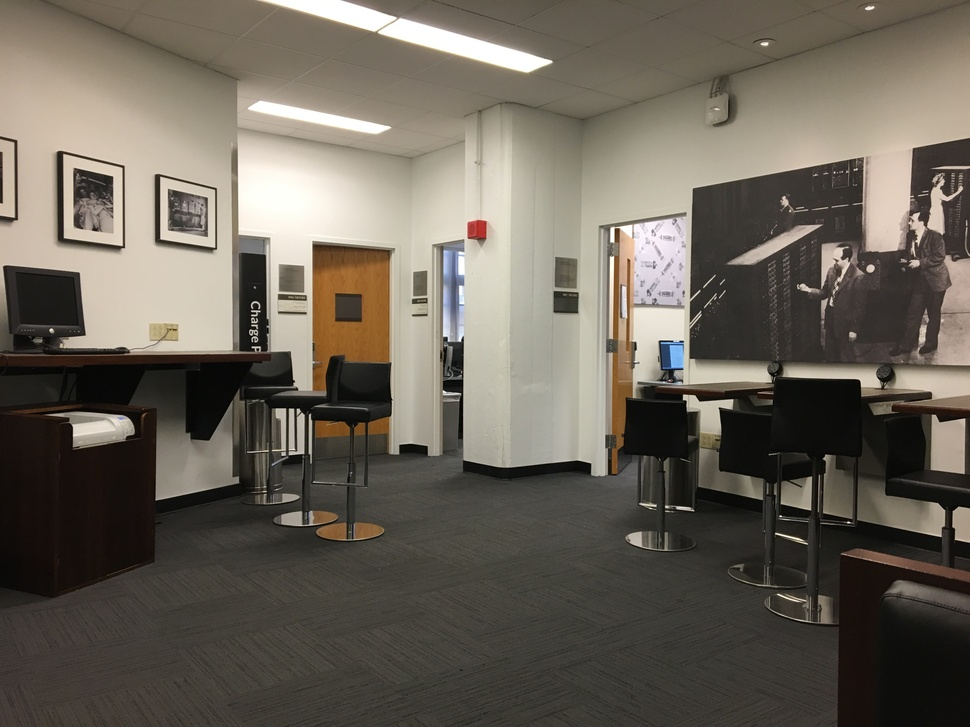
#> input picture automatic_2Dimage_mosaic/source_imgs/im1.jpg, 970 x 727 px, shrunk from 4032 x 3024 before the run
$ python -i findDerivatives.py   (imports and definitions only)
#> lines starting #> are read from the running program, lines starting #| are printed output that depends on the picture
### Canny_edge_detector/Python Version/scr/utils.py
'''
  File name: utils.py
  Author: Haoyuan(Steve) Zhang
  Date created: 9/9/2017
'''

'''
  File clarification:
    Utils file that contributes the project
'''

import numpy as np
from scipy import signal
import matplotlib.pyplot as plt

'''
  Derivatives visualzation function
'''
# [34 lines left out: function visDerivatives, not called in this run]


'''
  Edge detection result visualization function
'''
# [18 lines left out: function visCannyEdge, not called in this run]

'''
  Edge detection visualization compared ground truth and own result
  - Input I_raw: raw image
  - Input I_groundTruth: canny edge detection by built in function
  - Input I_cannyOwn: canny edge detection by own design algorithm
'''
# [18 lines left out: function visForComparison, not called in this run]


'''
  Generate one dimension Gaussian distribution
  - input mu: the mean of pdf
  - input sigma: the standard derivation of pdf
  - input length: the size of pdf
  - output: a row vector represents one dimension Gaussian distribution
'''
def GaussianPDF_1D(mu, sigma, length):
  # create an array
  half_len = length / 2

  if np.remainder(length, 2) == 0:
    ax = np.arange(-half_len, half_len, 1)
  else:
    ax = np.arange(-half_len, half_len + 1, 1)

  ax = ax.reshape([-1, ax.size])
  denominator = sigma * np.sqrt(2 * np.pi)
  nominator = np.exp( -np.square(ax - mu) / (2 * sigma * sigma) )

  return nominator / denominator

'''
  Generate two dimensional Gaussian distribution
  - input mu: the mean of pdf
  - input sigma: the standard derivation of pdf
  - input row: length in row axis
  - input column: length in column axis
  - output: a 2D matrix represents two dimensional Gaussian distribution
'''
# [7 lines left out: function GaussianPDF_2D, not called in this run]

'''
  Convert RGB image to gray one manually
  - Input I_rgb: 3-dimensional rgb image
  - Output I_gray: 2-dimensional grayscale image
'''
# [4 lines left out: function rgb2gray, not called in this run]

'''
  Test the canny edge detection output's format including
  dimension, size and type
  - Input I: raw image
  - Input E: canny edge detection result
'''
# [33 lines left out: function outputTest, not called in this run]

### Canny_edge_detector/Python Version/scr/findDerivatives.py
'''
  File name: findDerivatives.py
  Author: Haoyuan(Steve) Zhang
  Date created: 9/9/2017
'''

'''
  File clarification:
    Compute gradient information of the input grayscale image
    - Input I_gray: M x N matrix as image
    - Output Mag: M x N matrix represents the magnitude of derivatives
    - Output Magx: M x N matrix represents the magnitude of derivatives along x-axis
    - Output Magy: M x N matrix represents the magnitude of derivatives along y-axis
    - Output Ori: M x N matrix represents the orientation of derivatives
'''

import numpy as np
from scipy import signal
import utils

def findDerivatives(I_gray):
  # create a random Gaussian distribution along x and y axis respectfully
  gx = utils.GaussianPDF_1D(0, 1, 11)
  gy = gx.transpose()

  # compute derivatives along x and y axis
  dx = np.array([1, -1]).reshape([-1, 2])
  dy = np.array([[1], [-1]])

  Gx = signal.convolve2d(gx, dx, 'same')
  Gy = signal.convolve2d(gy, dy, 'same')

  # compute the gradient of image along x and y axis
  I_gray.astype(float)
  Gx.astype(float)
  Gy.astype(float)

  # Gaussian smoothing and gradient computation
  Magx = signal.convolve2d(I_gray, Gx, 'same')
  Magy = signal.convolve2d(I_gray, Gy, 'same')

  Mag = np.sqrt( np.square(Magx) + np.square(Magy) )
  Ori = np.arctan2(Magy, Magx)

  return Mag, Magx, Magy, Ori

>>> import cv2
>>> picture = cv2.imread('../../../automatic_2Dimage_mosaic/source_imgs/im1.jpg', cv2.IMREAD_GRAYSCALE)
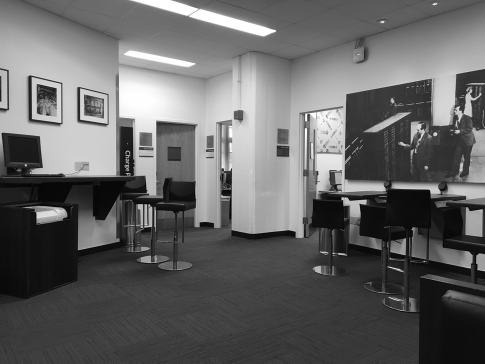
#> picture: shape (727, 970) (shown at 1/2 size); min 0, max 255, mean 100.3
>>> result = findDerivatives(picture)
#> in findDerivatives, `Magx = signal.convolve2d(I_gray, Gx, 'same')`:
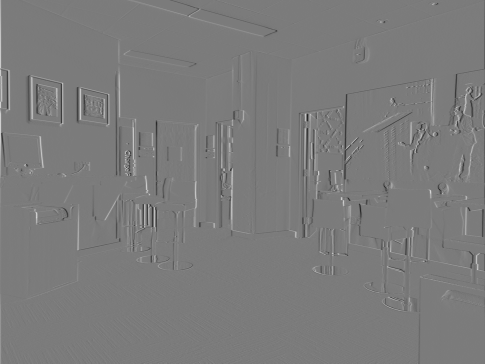
#> Magx: shape (727, 970) float64 (shown at 1/2 size); min -76.79, max 81.46, mean 0; drawn with min black and max white
#> in findDerivatives, `Magy = signal.convolve2d(I_gray, Gy, 'same')`:
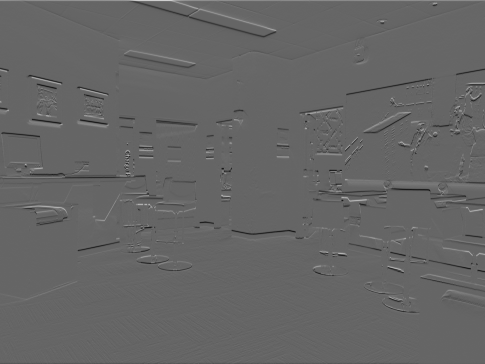
#> Magy: shape (727, 970) float64 (shown at 1/2 size); min -67.56, max 101.7, mean 0; drawn with min black and max white
#> in findDerivatives, `Mag = np.sqrt( np.square(Magx) + np.square(Magy) )`:
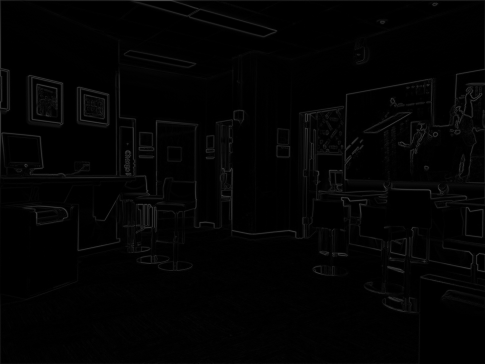
#> Mag: shape (727, 970) float64 (shown at 1/2 size); min 8.93e-06, max 101.7, mean 3.4
#> in findDerivatives, `Ori = np.arctan2(Magy, Magx)`:
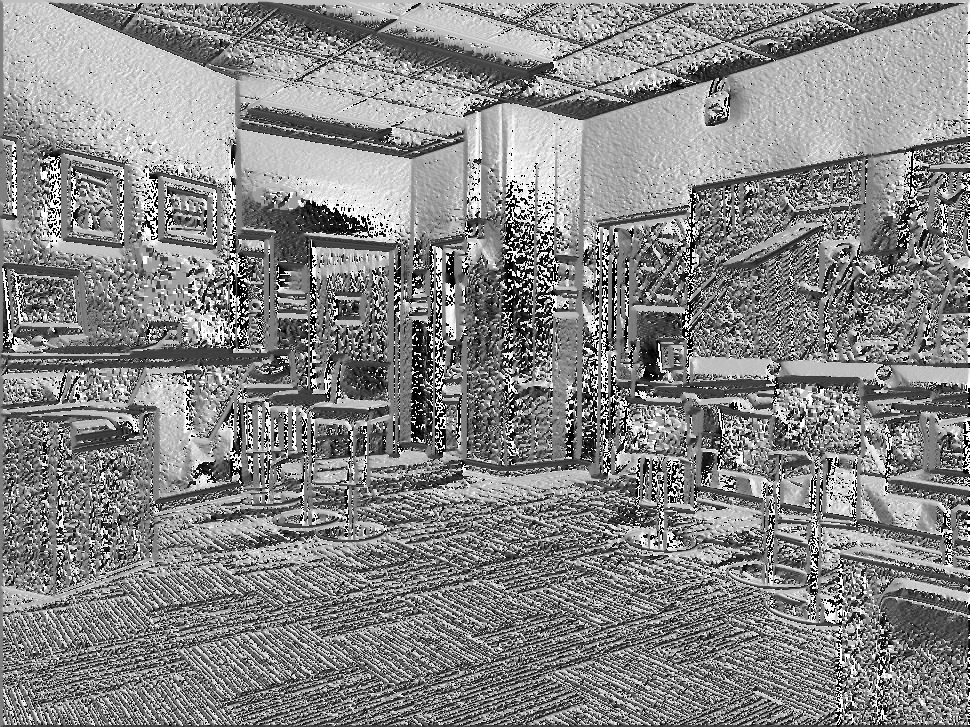
#> Ori: shape (727, 970) float64; min -3.14, max 3.14, mean 0.175; drawn with min black and max white

$ run again, on automatic_2Dimage_mosaic/source_imgs/im3.jpg
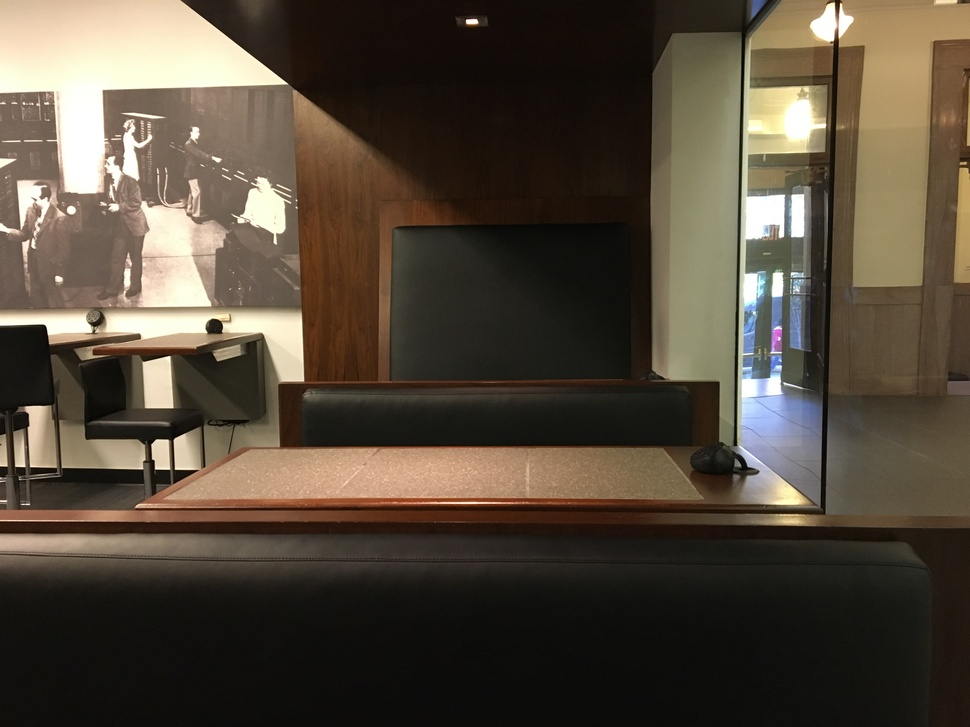
#> input picture automatic_2Dimage_mosaic/source_imgs/im3.jpg, 970 x 727 px, shrunk from 4032 x 3024 before the run
#> in findDerivatives, `Mag = np.sqrt( np.square(Magx) + np.square(Magy) )`:
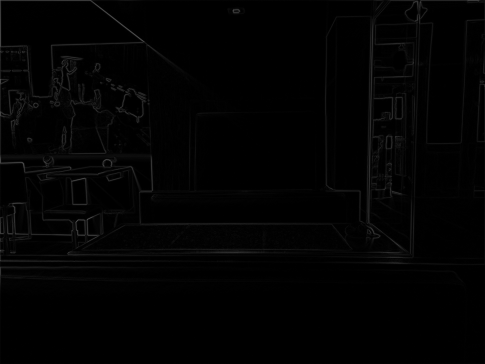
#> Mag: shape (727, 970) float64 (shown at 1/2 size); min 8.18e-06, max 107.5, mean 2.8
#> in findDerivatives, `Ori = np.arctan2(Magy, Magx)`:
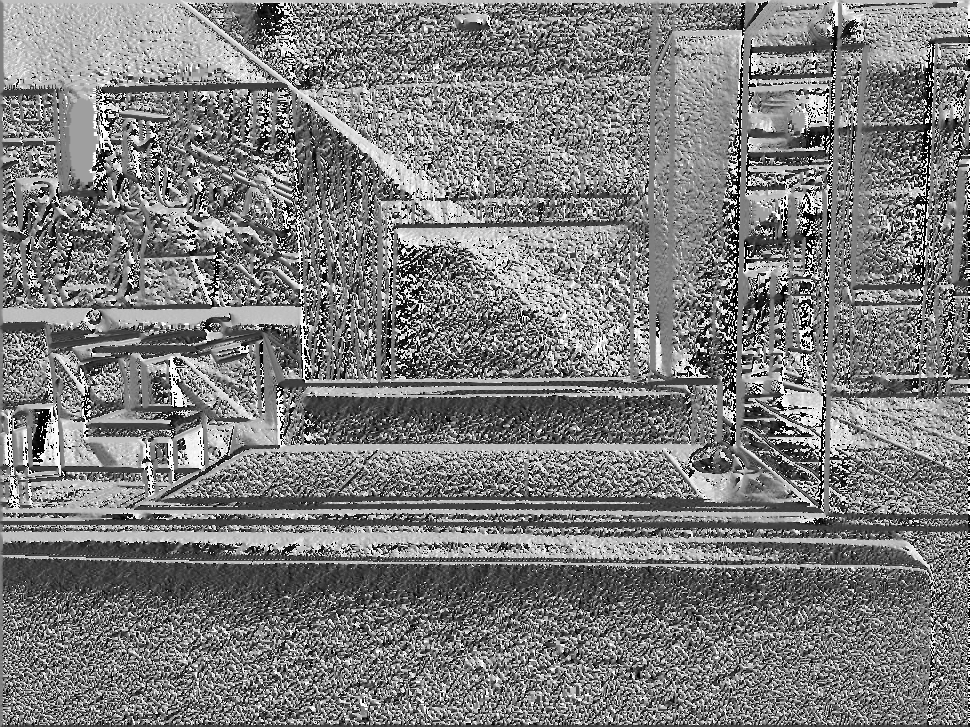
#> Ori: shape (727, 970) float64; min -3.14, max 3.14, mean -0.0672; drawn with min black and max white
